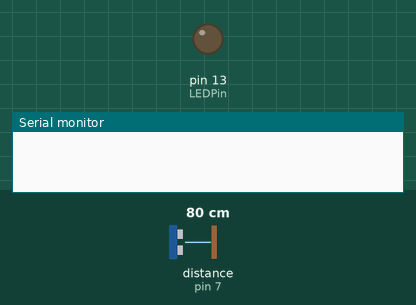
Simulated run of this sketch. Board: Arduino Uno, built with avr-gcc and run on an emulated ATmega328P. Parts: output pins drawn as LEDs (lit = HIGH), the last lines printed to the serial monitor. Wiring (inferred from the names in the program): ultrasonic range finder: trigger pin 8; echo pin 7. The test bench sets the inputs (shaded band); at power-on: distance to the obstacle (sensor on pin 7) 80 cm. The echo pulse lasts 58.3 µs per cm; pins used as bus, display or sensor lines are not drawn.

Above: at 0.1 s.
At 1.1 s:
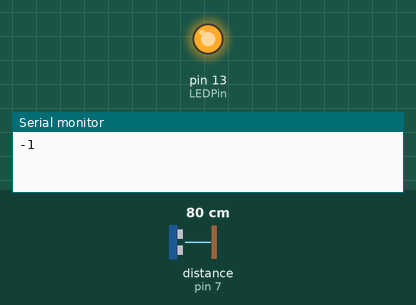
Timing chart, 0 to 2.6 s (numbered marks = the images above):
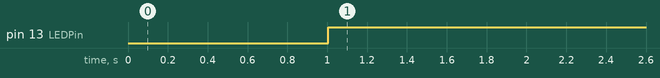

Measured:
- by itself, pin 13 (LEDPin): LOW → HIGH at 1.0 s

The sketch:

UltrasoundDistance.ino
```cpp
#define echoPin 7 // Echo Pin
#define trigPin 8 // Trigger Pin
#define LEDPin 13 // Onboard LED

int maximumRange = 20; // Maximum range needed
int minimumRange = 0; // Minimum range needed
long duration, count, time; // Duration used to calculate distance
float distance, cumulative;

void setup() {
  Serial.begin (9600);
  pinMode(trigPin, OUTPUT);
  pinMode(echoPin, INPUT);
  pinMode(LEDPin, OUTPUT); // Use LED indicator (if required)
  count = 0;
  time = 0;
}

void loop() {
  /* The following trigPin/echoPin cycle is used to determine the
     distance of the nearest object by bouncing soundwaves off of it. */

  digitalWrite(trigPin, LOW);
  delayMicroseconds(2);

  digitalWrite(trigPin, HIGH);
  delayMicroseconds(10);

  digitalWrite(trigPin, LOW);
  duration = pulseIn(echoPin, HIGH);

  delay(1000);

  //Calculate the distance (in cm) based on the speed of sound.
  distance = duration/58.2;

  if (distance >= maximumRange || distance <= minimumRange){
  /* Send a negative number to computer and Turn LED ON
     to indicate "out of range" */
  Serial.println("-1");
  digitalWrite(LEDPin, HIGH);
  }
  else {
  /* Send the distance to the computer using Serial protocol, and
     turn LED OFF to indicate successful reading. */
  cumulative += distance;
  count++;
 }

  if (millis() > time + 300000) {
    distance = cumulative / (float)count;
    Serial.println(distance);
    digitalWrite(LEDPin, LOW);
    cumulative = 0.0;
    count = 0;
    time = millis();
  }

 //Delay 50ms before next reading.
 delay(50);
}
```
